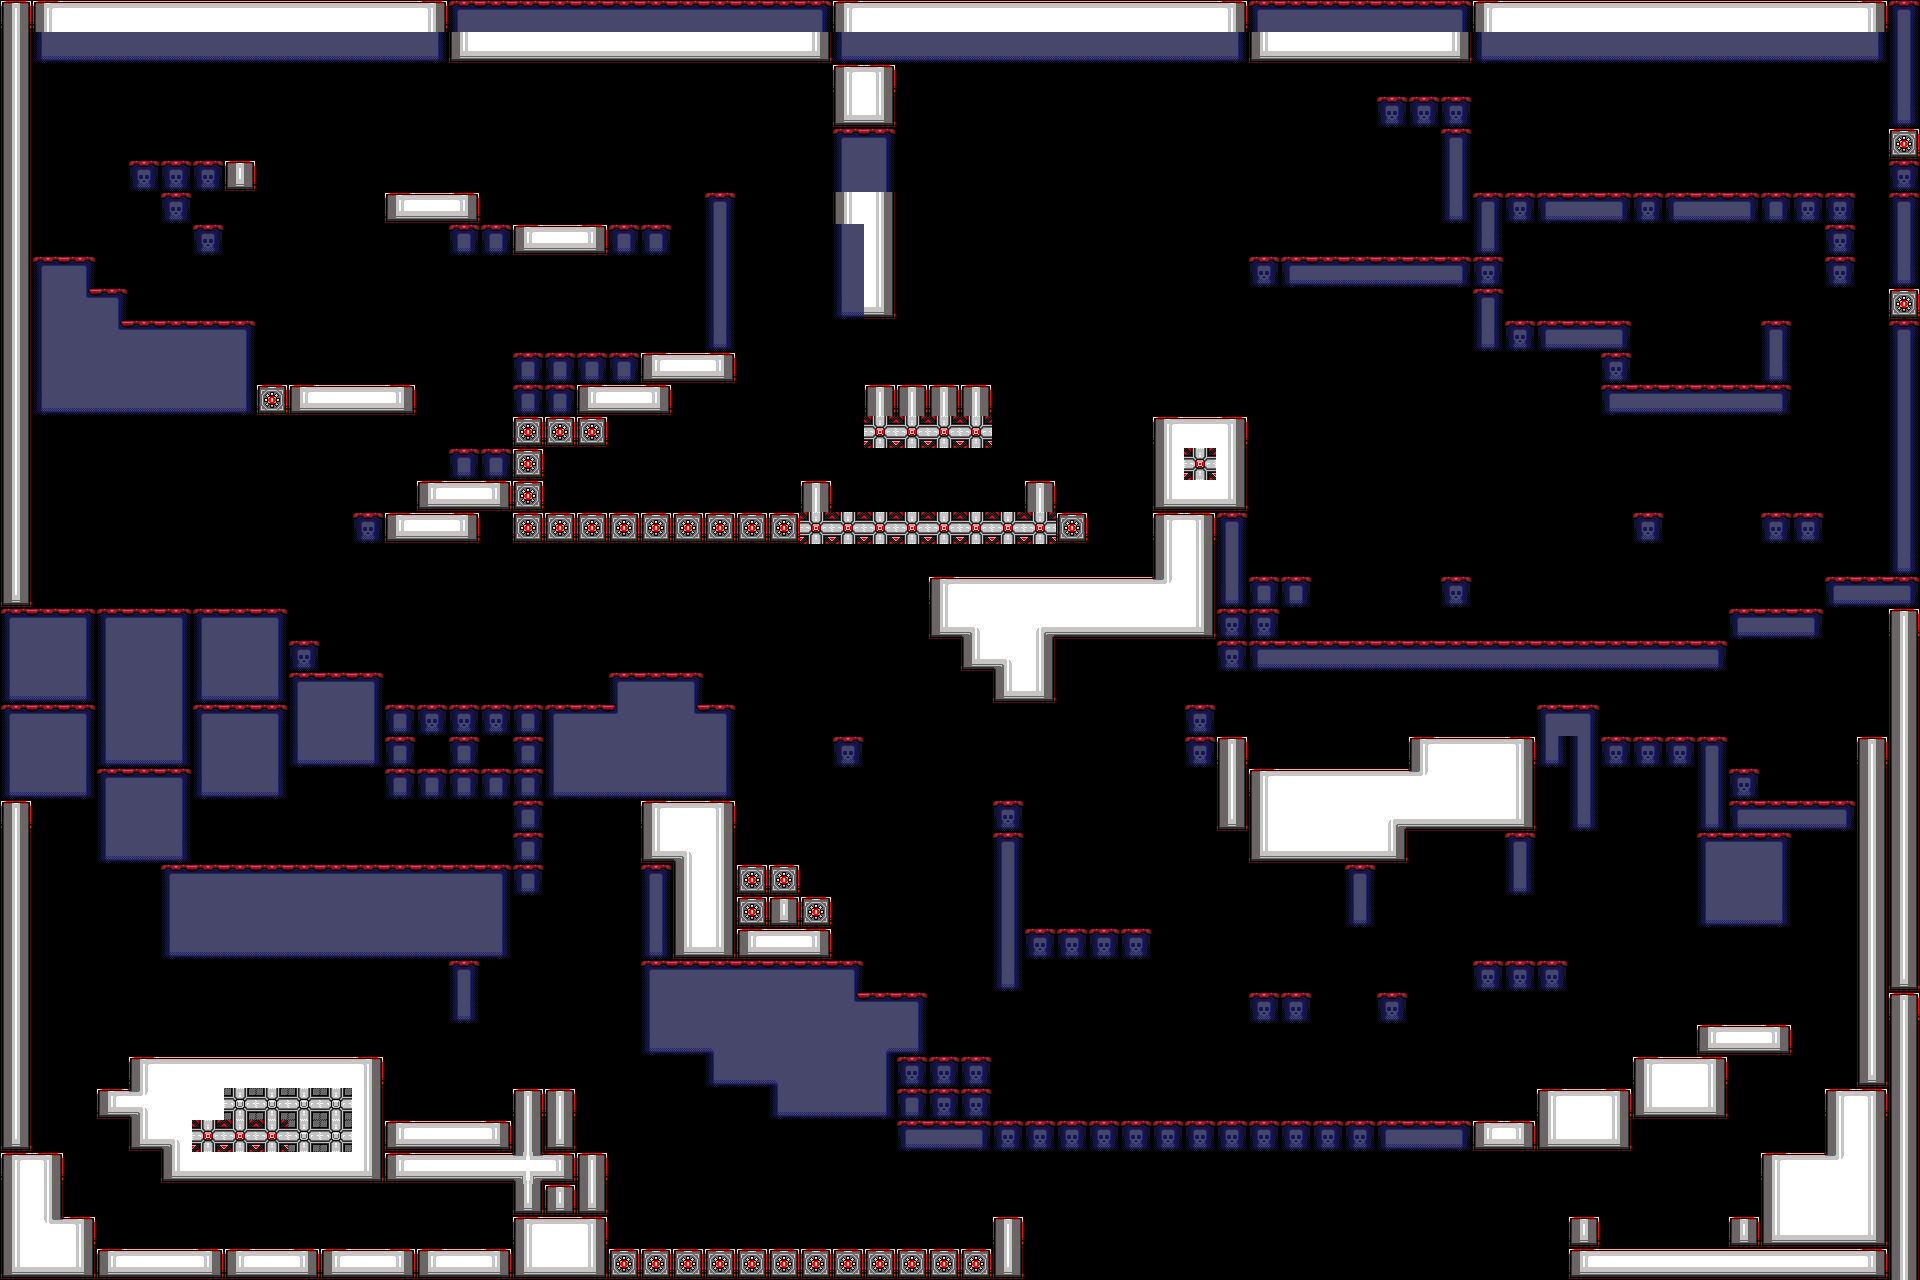

A 2D game scene composited from a Tiled map and its tileset images. What follows is a short description and the map's XML, with each tile layer's data collapsed to a summary:
An orthogonal 60x40 tile map with 32x32 px tiles, 1 tile layer (Solid), 4 tilesets and 74 objects (12x fall, 11x jump, 11x fire_trap, 7x spring, 6x jrobo, ...).

<map version="1.0" orientation="orthogonal" renderorder="right-down" width="60" height="40" tilewidth="32" tileheight="32" nextobjectid="144">
 <tileset firstgid="1" name="tileset" tilewidth="32" tileheight="32" tilecount="64">
  <image source="../../images/tileset.png" width="256" height="256" />
  <tile id="7">
   <animation>
    <frame tileid="14" duration="200" />
    <frame tileid="6" duration="500" />
   </animation>
  </tile>
 </tileset>
 <tileset firstgid="65" name="proto_e_jumper" tilewidth="32" tileheight="32" tilecount="12">
  <image source="../../images/proto_e_jumper.png" width="128" height="96" />
 </tileset>
 <tileset firstgid="77" name="EnemyWalker" tilewidth="32" tileheight="32" tilecount="4">
  <image source="../../images/proto_e_walk.png" width="64" height="64" />
 </tileset>
 <tileset firstgid="81" name="proto_basic_item" tilewidth="16" tileheight="16" tilecount="3">
  <image source="../../images/proto_basic_item.png" width="48" height="16" />
 </tileset>
 <layer name="Solid" width="60" height="40">
  <data>[2400 cells, 872 non-empty, 47 distinct tile ids]</data>
 </layer>
 <objectgroup name="Player">
  <object id="1" type="player_start" x="67" y="575" width="32" height="32" />
  <object id="28" type="tower" gid="23" x="512" y="1216" width="32" height="32" rotation="180" />
  <object id="29" type="classicland" gid="23" x="32" y="608" width="32" height="32" />
  <object id="35" type="fallen" gid="23" x="1504" y="320" width="32" height="32" />
  <object id="36" type="corridor" gid="23" x="1855.92" y="768.208" width="32" height="32" rotation="180" />
 </objectgroup>
 <objectgroup color="#0000ff" name="Enemys">
  <object id="40" type="jrobo" gid="73" x="1088" y="1111" width="32" height="32" />
  <object id="41" type="jrobo" gid="73" x="1326" y="1096" width="32" height="32" />
  <object id="53" type="jump" gid="68" x="450.167" y="1104.17" width="32" height="32" />
  <object id="54" type="roller" gid="77" x="224" y="1056" width="32" height="32" />
  <object id="55" type="jump" gid="68" x="256" y="1232" width="32" height="32" />
  <object id="56" type="jump" gid="68" x="540" y="704" width="32" height="32" />
  <object id="71" type="roller" gid="77" x="544" y="222" width="32" height="32" />
  <object id="73" type="roller" gid="77" x="650" y="657" width="32" height="32" />
  <object id="76" type="jrobo" gid="73" x="1422" y="1024" width="32" height="32" />
  <object id="77" type="jrobo" gid="73" x="1184" y="1024" width="32" height="32" />
  <object id="80" type="seeker" gid="79" x="1505" y="182" width="32" height="32" />
  <object id="83" type="jump" gid="68" x="632" y="1233.33" width="32" height="32" />
  <object id="85" type="jump" gid="68" x="708" y="1234.67" width="32" height="32" />
  <object id="86" type="seeker" gid="79" x="338" y="1056" width="32" height="32" />
  <object id="87" type="seeker" gid="79" x="1721.33" y="188" width="32" height="32" />
  <object id="95" type="jump" gid="68" x="265.333" y="382" width="32" height="32" />
  <object id="96" type="jump" gid="68" x="148" y="156.666" width="32" height="32" />
  <object id="97" type="seeker" gid="79" x="169.333" y="316.666" width="32" height="32" />
  <object id="98" type="jump" gid="68" x="630.667" y="338" width="32" height="32" />
  <object id="100" type="jumprobo" gid="69" x="855" y="383" width="32" height="32" />
  <object id="107" type="jump" gid="68" x="974" y="507" width="32" height="32" />
  <object id="108" type="jump" gid="68" x="692" y="502" width="32" height="32" />
  <object id="109" type="jrobo" gid="73" x="1494" y="588" width="32" height="32" />
  <object id="110" type="jrobo" gid="73" x="1700" y="558" width="32" height="32" />
  <object id="114" type="jump" gid="68" x="798" y="1234" width="32" height="32" />
  <object id="120" type="jumprobo" gid="69" x="1738" y="1026" width="32" height="32" />
 </objectgroup>
 <objectgroup color="#ff0000" name="Trap">
  <object id="17" type="needle" x="1024" y="1248" width="544" height="32" />
  <object id="18" type="needle" x="1280" y="608" width="448" height="32" />
  <object id="24" type="needle" x="992" y="1088" width="544" height="32" />
  <object id="49" type="needle" x="1728" y="576" width="96" height="32">
   <properties>
    <property name="Ancho" value="" />
   </properties>
  </object>
  <object id="52" type="needle" x="1632" y="352" width="128" height="32">
   <properties>
    <property name="Ancho" value="" />
   </properties>
  </object>
  <object id="117" type="needle" x="1824" y="544" width="64" height="32">
   <properties>
    <property name="Ancho" value="" />
   </properties>
  </object>
  <object id="122" type="fire_trap" x="288.333" y="1024" width="32" height="32" />
  <object id="123" type="fire_trap" x="176" y="1216" width="32" height="32" />
  <object id="124" type="fire_trap" x="316" y="1216" width="32" height="32" />
  <object id="126" type="fire_trap" x="736" y="1216" width="32" height="32" />
  <object id="128" type="fire_trap" x="1056" y="1198" width="32" height="32" />
  <object id="135" type="fire_trap" x="864.667" y="1215.33" width="32" height="32" />
  <object id="136" type="fire_trap" x="1216" y="1198" width="32" height="32" />
  <object id="138" type="fire_trap" x="162" y="1024" width="32" height="32" />
  <object id="139" type="fire_trap" x="864" y="480" width="32" height="32" />
  <object id="142" type="fire_trap" x="961" y="480" width="32" height="32" />
  <object id="143" type="fire_trap" x="1807" y="288" width="32" height="32" />
 </objectgroup>
 <objectgroup color="#00ff00" name="Plataforma">
  <object id="20" type="spring" x="251.152" y="592" width="32" height="16" />
  <object id="26" type="spring" x="1248" y="560" width="32" height="16" />
  <object id="37" type="spring" x="928" y="1040" width="32" height="16" />
  <object id="44" type="fall" gid="7" x="1600" y="544" width="32" height="32">
   <properties>
    <property name="tile" value="0" />
   </properties>
  </object>
  <object id="45" type="fall" gid="7" x="1568" y="544" width="32" height="32">
   <properties>
    <property name="tile" value="0" />
   </properties>
  </object>
  <object id="46" type="fall" gid="7" x="1536" y="544" width="32" height="32">
   <properties>
    <property name="tile" value="0" />
   </properties>
  </object>
  <object id="47" type="fall" gid="7" x="1344" y="608" width="32" height="32">
   <properties>
    <property name="tile" value="0" />
   </properties>
  </object>
  <object id="60" name="h" type="plataforma" x="1038.5" y="1213" width="296" height="29.3333">
   <properties>
    <property name="LMTTIPE" value="0" />
    <property name="TIPE" value="0" />
    <property name="dir" value="0" />
   </properties>
  </object>
  <object id="63" type="spring" x="737" y="848" width="32" height="16" />
  <object id="64" type="spring" x="1312.5" y="240" width="32" height="16" />
  <object id="65" name="vcd" type="plataforma" x="1082" y="354" width="43.7218" height="127">
   <properties>
    <property name="LMTTIPE" value="1" />
    <property name="TIPE" value="1" />
    <property name="dir" value="1" />
   </properties>
  </object>
  <object id="74" type="fall" gid="7" x="352" y="224" width="32" height="32">
   <properties>
    <property name="tile" value="0" />
   </properties>
  </object>
  <object id="75" type="fall" gid="7" x="256" y="192" width="32" height="32">
   <properties>
    <property name="tile" value="0" />
   </properties>
  </object>
  <object id="82" type="spring" x="32" y="240" width="32" height="16" />
  <object id="89" type="fall" gid="7" x="288" y="192" width="32" height="32">
   <properties>
    <property name="tile" value="0" />
   </properties>
  </object>
  </objectgroup>
 <objectgroup name="Items">
  <!-- 2 objects omitted --></objectgroup>
</map>
<!-- 11 of 74 objects omitted -->